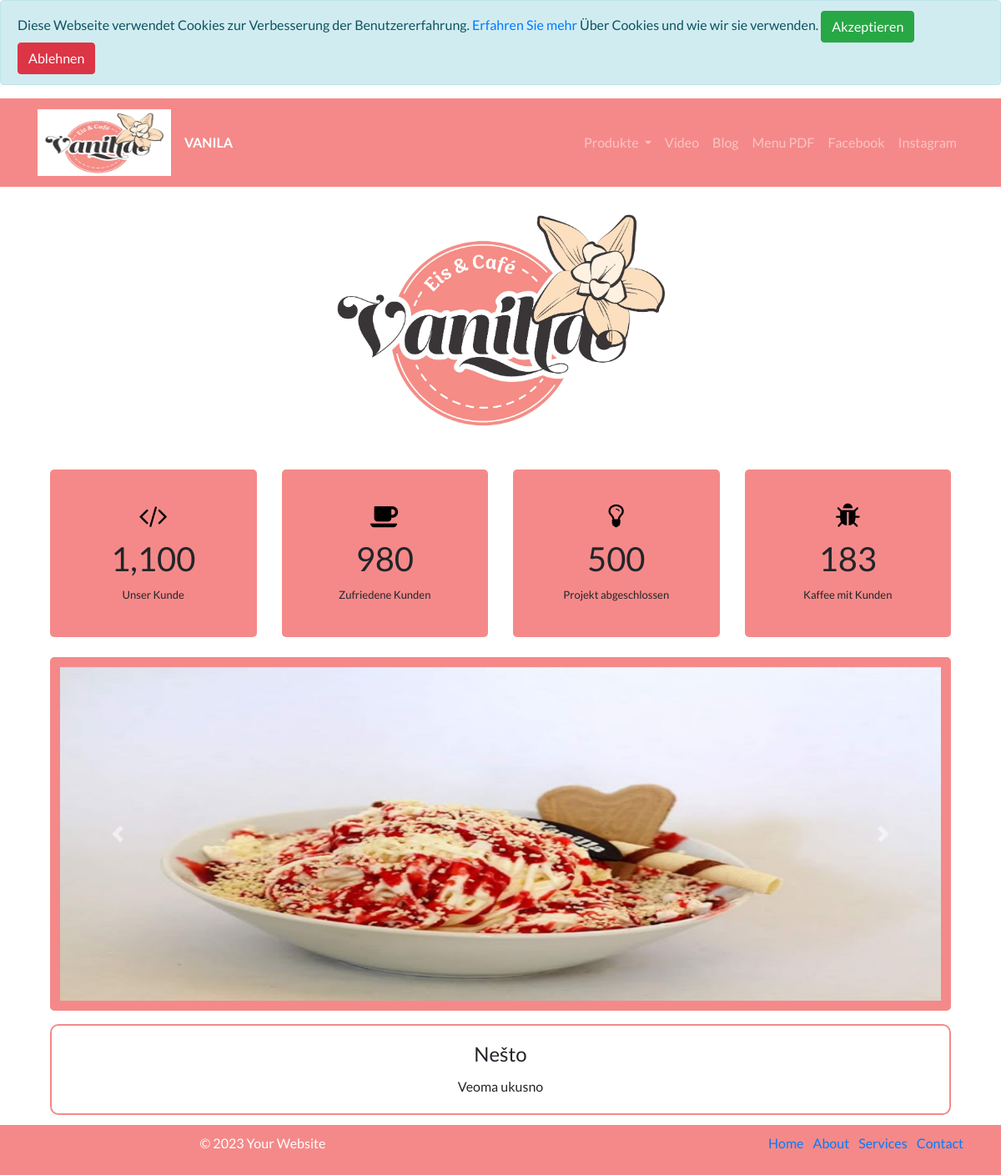
Before: / with the older database file.
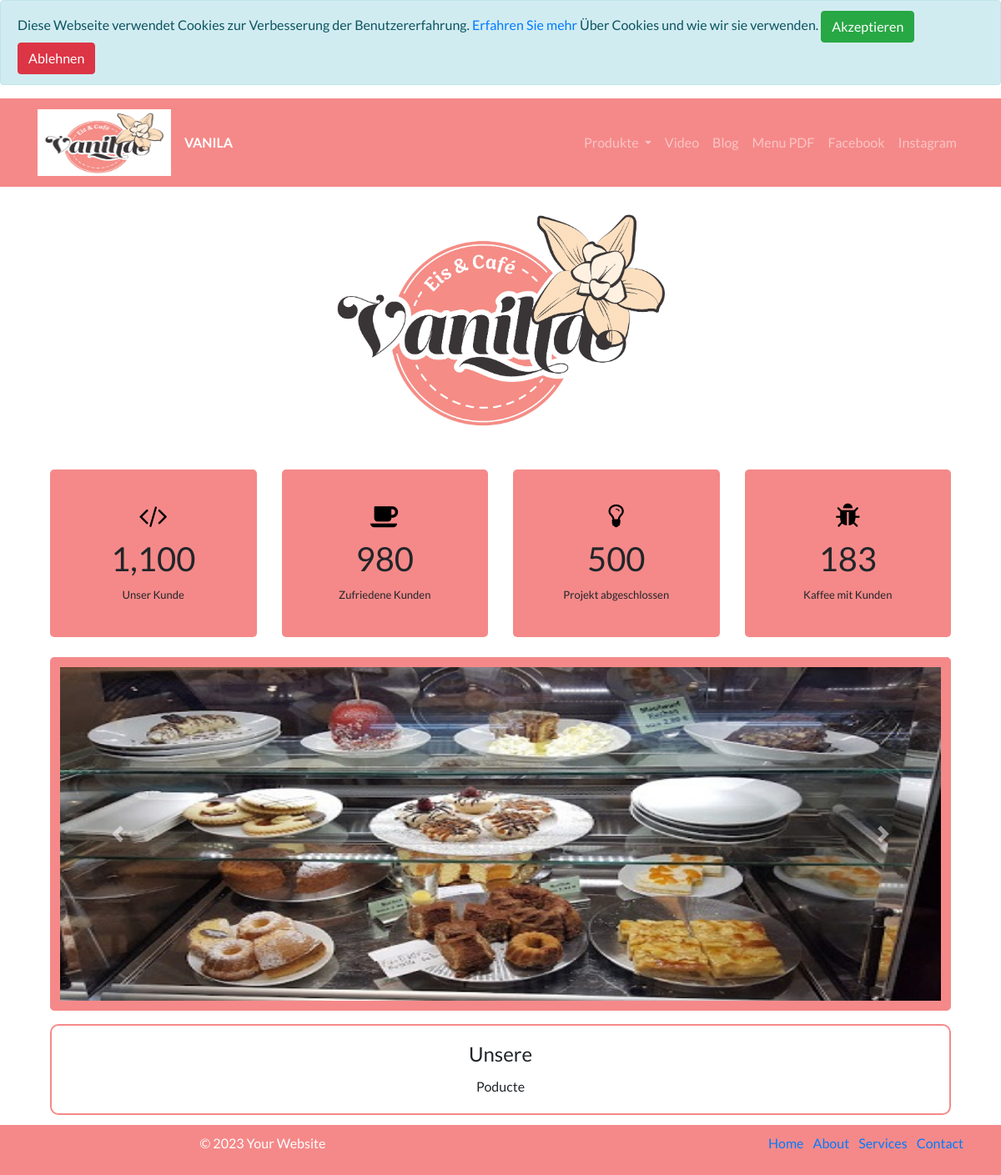
After: the same page with the newer database file.
### portfolio/models.py (models this page shows, shortened)
class Project(models.Model):
    title = models.CharField(max_length=100)
    description = models.CharField(max_length=250)
    image = models.ImageField(upload_to='portfolio/images/')
    url = models.URLField(blank=True)
    class Meta:
        app_label = 'portfolio'

### portfolio/views.py (the view)
# urls.py: 2. Add a URL to urlpatterns:  path('', views.home, name='home')
def home(request):
    projects = Project.objects.all()
    return render(request, 'portfolio/home.html', {'projects':projects})

### portfolio/templates/portfolio/home.html (shortened to what this page needs)
{% extends "portfolio/base.html" %}
{% load static %}
{% block content %}
  <div class="row justify-content-center my-3">
    <div class="col-5">
      <img src="{% static 'images/vanila111.jpg' %}" class="img-fluid">
    </div>
  </div>
<link rel="stylesheet" href="https://netdna.bootstrapcdn.com/font-awesome/4.0.3/css/font-awesome.min.css">
<div class="container">
	<div class="row">
	    <br/>
	   <div class="col text-center">
	</div></div>
    <div class="row text-center"><div class="col"><div class="counter"><i class="fa fa-code fa-2x"></i>
        <h2 class="timer count-title count-number" data-to="1100" data-speed="1500"></h2>
        <p class="count-text ">Unser Kunde</p>
    </div></div>
        <div class="col"><div class="counter">
        <i class="fa fa-coffee fa-2x"></i>
        <h2 class="timer count-title count-number" data-to="980" data-speed="1500"></h2>
        <p class="count-text ">Zufriedene Kunden</p>
    </div>
        </div>
        <div class="col"><div class="counter">
        <i class="fa fa-lightbulb-o fa-2x"></i>
        <h2 class="timer count-title count-number" data-to="500" data-speed="1500"></h2>
        <p class="count-text ">Projekt abgeschlossen</p>
    </div>
        </div>
        <div class="col"><div class="counter"><i class="fa fa-bug fa-2x"></i><h2 class="timer count-title count-number" data-to="183" data-speed="1500"></h2>
           <p class="count-text ">Kaffee mit Kunden</p>
        </div>
        </div>
    </div>
</div>
<br>
<div class="container">
  <div id="projectCarousel" class="carousel slide" data-ride="carousel">
    <div class="carousel-inner">
      {% for project in projects %}
        <div class="carousel-item {% if forloop.first %}active{% endif %}">
          <div class="d-flex justify-content-center align-items-center carousel-image-container">
            {% if project.url %}
              <a href="{{ project.url }}">
                <img src="{{ project.image.url }}" class="d-block w-100">
              </a>
            {% else %}
              <img src="{{ project.image.url }}" class="d-block w-100">
            {% endif %}
          </div>
        </div>
      {% endfor %}
    </div>
    <a class="carousel-control-prev" href="#projectCarousel" role="button" data-slide="prev">
      <span class="carousel-control-prev-icon" aria-hidden="true"></span>
    </a>
    <a class="carousel-control-next" href="#projectCarousel" role="button" data-slide="next">
      <span class="carousel-control-next-icon" aria-hidden="true"></span>
    </a>
  </div>
  <div class="card text-center mt-3">
    <div class="card-body">
      <h3 class="card-title">{{ projects.0.title }}</h3>
      <p class="card-text">{{ projects.0.description }}</p>
    </div>
  </div>
</div>
<br><br><br>
{% endblock %}

Changed rows visible on the page:
no longer on this page (row edited): Project: image (picture), title "Nešto", description "Veoma ukusno"
added Project: image (picture), title "Unsere", description "Poducte"
